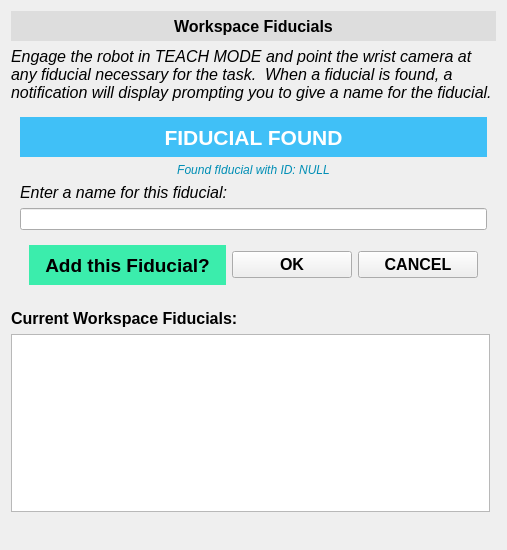
<?xml version="1.0" encoding="UTF-8"?>
<ui version="4.0">
 <class>InstructorCalibrationUI</class>
 <widget class="QWidget" name="InstructorCalibrationUI">
  <property name="geometry">
   <rect>
    <x>0</x>
    <y>0</y>
    <width>507</width>
    <height>550</height>
   </rect>
  </property>
  <property name="minimumSize">
   <size>
    <width>0</width>
    <height>480</height>
   </size>
  </property>
  <property name="windowTitle">
   <string>Form</string>
  </property>
  <layout class="QGridLayout" name="gridLayout">
   <item row="4" column="0">
    <widget class="QLabel" name="label_3">
     <property name="font">
      <font>
       <pointsize>12</pointsize>
       <weight>75</weight>
       <bold>true</bold>
      </font>
     </property>
     <property name="text">
      <string>Current Workspace Fiducials:</string>
     </property>
    </widget>
   </item>
   <item row="2" column="0" colspan="2">
    <widget class="QLabel" name="label_6">
     <property name="sizePolicy">
      <sizepolicy hsizetype="Preferred" vsizetype="Maximum">
       <horstretch>0</horstretch>
       <verstretch>0</verstretch>
      </sizepolicy>
     </property>
     <property name="minimumSize">
      <size>
       <width>0</width>
       <height>0</height>
      </size>
     </property>
     <property name="maximumSize">
      <size>
       <width>16777215</width>
       <height>16777215</height>
      </size>
     </property>
     <property name="baseSize">
      <size>
       <width>0</width>
       <height>0</height>
      </size>
     </property>
     <property name="font">
      <font>
       <pointsize>12</pointsize>
       <weight>50</weight>
       <italic>true</italic>
       <bold>false</bold>
      </font>
     </property>
     <property name="text">
      <string>Engage the robot in TEACH MODE and point the wrist camera at any fiducial necessary for the task.  When a fiducial is found, a notification will display prompting you to give a name for the fiducial.</string>
     </property>
     <property name="wordWrap">
      <bool>true</bool>
     </property>
    </widget>
   </item>
   <item row="5" column="0">
    <widget class="QListWidget" name="fiducial_list"/>
   </item>
   <item row="0" column="0" colspan="2">
    <widget class="QLabel" name="label">
     <property name="minimumSize">
      <size>
       <width>0</width>
       <height>30</height>
      </size>
     </property>
     <property name="maximumSize">
      <size>
       <width>16777215</width>
       <height>30</height>
      </size>
     </property>
     <property name="font">
      <font>
       <pointsize>12</pointsize>
       <weight>75</weight>
       <bold>true</bold>
      </font>
     </property>
     <property name="styleSheet">
      <string notr="true">background-color:#dddddd</string>
     </property>
     <property name="text">
      <string>Workspace Fiducials</string>
     </property>
     <property name="alignment">
      <set>Qt::AlignCenter</set>
     </property>
    </widget>
   </item>
   <item row="6" column="0" colspan="2">
    <spacer name="verticalSpacer">
     <property name="orientation">
      <enum>Qt::Vertical</enum>
     </property>
     <property name="sizeHint" stdset="0">
      <size>
       <width>20</width>
       <height>40</height>
      </size>
     </property>
    </spacer>
   </item>
   <item row="3" column="0" colspan="2">
    <widget class="QWidget" name="fiducial_found_widget" native="true">
     <layout class="QGridLayout" name="gridLayout_2">
      <item row="3" column="0" colspan="3">
       <widget class="QLineEdit" name="fiducial_name_edit"/>
      </item>
      <item row="2" column="0" colspan="3">
       <widget class="QLabel" name="label_4">
        <property name="font">
         <font>
          <pointsize>12</pointsize>
          <weight>50</weight>
          <italic>true</italic>
          <bold>false</bold>
         </font>
        </property>
        <property name="text">
         <string>Enter a name for this fiducial:</string>
        </property>
        <property name="wordWrap">
         <bool>true</bool>
        </property>
       </widget>
      </item>
      <item row="0" column="0" colspan="3">
       <widget class="QLabel" name="label_5">
        <property name="minimumSize">
         <size>
          <width>0</width>
          <height>40</height>
         </size>
        </property>
        <property name="maximumSize">
         <size>
          <width>16777215</width>
          <height>40</height>
         </size>
        </property>
        <property name="font">
         <font>
          <pointsize>16</pointsize>
          <weight>75</weight>
          <bold>true</bold>
         </font>
        </property>
        <property name="styleSheet">
         <string notr="true">color:#ffffff;background-color:#40C0F7</string>
        </property>
        <property name="text">
         <string>FIDUCIAL FOUND</string>
        </property>
        <property name="alignment">
         <set>Qt::AlignCenter</set>
        </property>
       </widget>
      </item>
      <item row="4" column="0" colspan="3">
       <widget class="QWidget" name="add_fiducial_widget" native="true">
        <layout class="QGridLayout" name="gridLayout_3">
         <item row="0" column="0">
          <widget class="QLabel" name="label_2">
           <property name="minimumSize">
            <size>
             <width>0</width>
             <height>40</height>
            </size>
           </property>
           <property name="maximumSize">
            <size>
             <width>16777215</width>
             <height>40</height>
            </size>
           </property>
           <property name="font">
            <font>
             <pointsize>14</pointsize>
             <weight>75</weight>
             <bold>true</bold>
            </font>
           </property>
           <property name="styleSheet">
            <string notr="true">background-color:#3BEDAC</string>
           </property>
           <property name="text">
            <string>Add this Fiducial?</string>
           </property>
           <property name="alignment">
            <set>Qt::AlignCenter</set>
           </property>
          </widget>
         </item>
         <item row="0" column="1">
          <widget class="QPushButton" name="add_ok_btn">
           <property name="minimumSize">
            <size>
             <width>120</width>
             <height>0</height>
            </size>
           </property>
           <property name="maximumSize">
            <size>
             <width>120</width>
             <height>16777215</height>
            </size>
           </property>
           <property name="font">
            <font>
             <pointsize>12</pointsize>
             <weight>75</weight>
             <bold>true</bold>
            </font>
           </property>
           <property name="styleSheet">
            <string notr="true"/>
           </property>
           <property name="text">
            <string>OK</string>
           </property>
          </widget>
         </item>
         <item row="0" column="2">
          <widget class="QPushButton" name="add_cancel_btn">
           <property name="minimumSize">
            <size>
             <width>120</width>
             <height>0</height>
            </size>
           </property>
           <property name="maximumSize">
            <size>
             <width>120</width>
             <height>16777215</height>
            </size>
           </property>
           <property name="font">
            <font>
             <pointsize>12</pointsize>
             <weight>75</weight>
             <bold>true</bold>
            </font>
           </property>
           <property name="text">
            <string>CANCEL</string>
           </property>
          </widget>
         </item>
        </layout>
       </widget>
      </item>
      <item row="1" column="0" colspan="3">
       <widget class="QLabel" name="found_fiducial_id_label_2">
        <property name="font">
         <font>
          <italic>true</italic>
         </font>
        </property>
        <property name="styleSheet">
         <string notr="true">color:#008EB5</string>
        </property>
        <property name="text">
         <string>Found fIducial with ID: NULL</string>
        </property>
        <property name="alignment">
         <set>Qt::AlignCenter</set>
        </property>
       </widget>
      </item>
     </layout>
    </widget>
   </item>
  </layout>
 </widget>
 <resources/>
 <connections/>
</ui>
